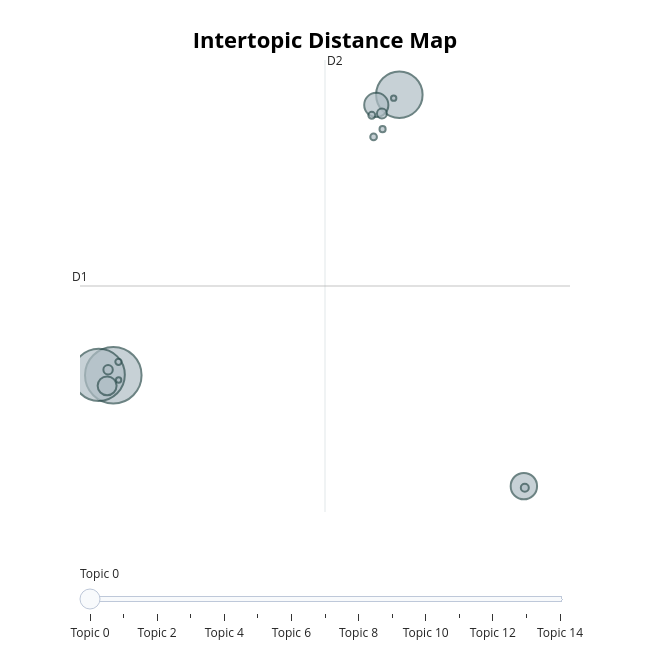

The notebook cell saved with this chart:
### Code cell
topic_model_de.visualize_topics()

### Figure 1 — Plotly figure (JSON) as saved in the notebook; plotly's stock layout.template omitted (floating-point values rounded to 4 significant figures)
{"data": [{"customdata": [[0, "the | problem | das | die | der", 1443], [1, "daten | die | und | zu | der", 1230], [2, "zu | die | und | digitalen | der", 974], [3, "ich | zu | von | optimierung | und", 314], [4, "integration | fr | ich | und | die", 263], [5, "billing | ich | die | der | to", 162], [6, "clickup | integration | to | with | the", 44], [7, "login | problem | anmeldung | das | browser", 40], [8, "postgresql | 19c | oracle | you | database", 29], [9, "quickbooks | online | integration | ich | sie", 22], [10, "sap | erp | component | central | 60", 20], [11, "macbook | air | monterey | macos | auf", 18], [12, "dynamics | 365 | microsoft | fr | und", 17], [13, "code | tracking | website | webanalysetool | funktioniert", 13], [14, "aktualisierung | und | ich | zu | um", 13]], "hovertemplate": "<b>Topic %{customdata[0]}</b><br>%{customdata[1]}<br>Size: %{customdata[2]}", "legendgroup": "", "marker": {"color": "#B0BEC5", "line": {"color": "DarkSlateGrey", "width": 2}, "size": [1443, 1230, 974, 314, 263, 162, 44, 40, 29, 22, 20, 18, 17, 13, 13], "sizemode": "area", "sizeref": 0.9019, "symbol": "circle"}, "mode": "markers", "name": "", "orientation": "v", "showlegend": false, "type": "scatter", "x": [-6.638, -7.515, 10.58, 18.08, 9.195, -7.01, 9.534, -6.951, 18.14, 8.926, 9.032, -6.326, 9.572, -6.316, 10.24], "xaxis": "x", "y": [-1.768, -1.756, 8.358, -5.775, 7.99, -2.154, 7.68, -1.571, -5.834, 7.613, 6.835, -1.287, 7.114, -1.943, 8.235], "yaxis": "y"}], "layout": {"annotations": [{"showarrow": false, "text": "D1", "x": -8.642, "y": 1.452, "yshift": 10}, {"showarrow": false, "text": "D2", "x": 6.107, "xshift": 10, "y": 9.612}], "height": 650, "hoverlabel": {"bgcolor": "white", "font": {"family": "Rockwell", "size": 16}}, "legend": {"itemsizing": "constant", "tracegroupgap": 0}, "margin": {"t": 60}, "shapes": [{"line": {"color": "#CFD8DC", "width": 2}, "type": "line", "x0": 6.107, "x1": 6.107, "y0": -6.709, "y1": 9.612}, {"line": {"color": "#9E9E9E", "width": 2}, "type": "line", "x0": -8.642, "x1": 20.86, "y0": 1.452, "y1": 1.452}], "sliders": [{"active": 0, "pad": {"t": 50}, "steps": [{"args": [{"marker.color": [["red", "#B0BEC5", "#B0BEC5", "#B0BEC5", "#B0BEC5", "#B0BEC5", "#B0BEC5", "#B0BEC5", "#B0BEC5", "#B0BEC5", "#B0BEC5", "#B0BEC5", "#B0BEC5", "#B0BEC5", "#B0BEC5"]]}], "label": "Topic 0", "method": "update"}, {"args": [{"marker.color": [["#B0BEC5", "red", "#B0BEC5", "#B0BEC5", "#B0BEC5", "#B0BEC5", "#B0BEC5", "#B0BEC5", "#B0BEC5", "#B0BEC5", "#B0BEC5", "#B0BEC5", "#B0BEC5", "#B0BEC5", "#B0BEC5"]]}], "label": "Topic 1", "method": "update"}, {"args": [{"marker.color": [["#B0BEC5", "#B0BEC5", "red", "#B0BEC5", "#B0BEC5", "#B0BEC5", "#B0BEC5", "#B0BEC5", "#B0BEC5", "#B0BEC5", "#B0BEC5", "#B0BEC5", "#B0BEC5", "#B0BEC5", "#B0BEC5"]]}], "label": "Topic 2", "method": "update"}, {"args": [{"marker.color": [["#B0BEC5", "#B0BEC5", "#B0BEC5", "red", "#B0BEC5", "#B0BEC5", "#B0BEC5", "#B0BEC5", "#B0BEC5", "#B0BEC5", "#B0BEC5", "#B0BEC5", "#B0BEC5", "#B0BEC5", "#B0BEC5"]]}], "label": "Topic 3", "method": "update"}, {"args": [{"marker.color": [["#B0BEC5", "#B0BEC5", "#B0BEC5", "#B0BEC5", "red", "#B0BEC5", "#B0BEC5", "#B0BEC5", "#B0BEC5", "#B0BEC5", "#B0BEC5", "#B0BEC5", "#B0BEC5", "#B0BEC5", "#B0BEC5"]]}], "label": "Topic 4", "method": "update"}, {"args": [{"marker.color": [["#B0BEC5", "#B0BEC5", "#B0BEC5", "#B0BEC5", "#B0BEC5", "red", "#B0BEC5", "#B0BEC5", "#B0BEC5", "#B0BEC5", "#B0BEC5", "#B0BEC5", "#B0BEC5", "#B0BEC5", "#B0BEC5"]]}], "label": "Topic 5", "method": "update"}, {"args": [{"marker.color": [["#B0BEC5", "#B0BEC5", "#B0BEC5", "#B0BEC5", "#B0BEC5", "#B0BEC5", "red", "#B0BEC5", "#B0BEC5", "#B0BEC5", "#B0BEC5", "#B0BEC5", "#B0BEC5", "#B0BEC5", "#B0BEC5"]]}], "label": "Topic 6", "method": "update"}, {"args": [{"marker.color": [["#B0BEC5", "#B0BEC5", "#B0BEC5", "#B0BEC5", "#B0BEC5", "#B0BEC5", "#B0BEC5", "red", "#B0BEC5", "#B0BEC5", "#B0BEC5", "#B0BEC5", "#B0BEC5", "#B0BEC5", "#B0BEC5"]]}], "label": "Topic 7", "method": "update"}, {"args": [{"marker.color": [["#B0BEC5", "#B0BEC5", "#B0BEC5", "#B0BEC5", "#B0BEC5", "#B0BEC5", "#B0BEC5", "#B0BEC5", "red", "#B0BEC5", "#B0BEC5", "#B0BEC5", "#B0BEC5", "#B0BEC5", "#B0BEC5"]]}], "label": "Topic 8", "method": "update"}, {"args": [{"marker.color": [["#B0BEC5", "#B0BEC5", "#B0BEC5", "#B0BEC5", "#B0BEC5", "#B0BEC5", "#B0BEC5", "#B0BEC5", "#B0BEC5", "red", "#B0BEC5", "#B0BEC5", "#B0BEC5", "#B0BEC5", "#B0BEC5"]]}], "label": "Topic 9", "method": "update"}, {"args": [{"marker.color": [["#B0BEC5", "#B0BEC5", "#B0BEC5", "#B0BEC5", "#B0BEC5", "#B0BEC5", "#B0BEC5", "#B0BEC5", "#B0BEC5", "#B0BEC5", "red", "#B0BEC5", "#B0BEC5", "#B0BEC5", "#B0BEC5"]]}], "label": "Topic 10", "method": "update"}, {"args": [{"marker.color": [["#B0BEC5", "#B0BEC5", "#B0BEC5", "#B0BEC5", "#B0BEC5", "#B0BEC5", "#B0BEC5", "#B0BEC5", "#B0BEC5", "#B0BEC5", "#B0BEC5", "red", "#B0BEC5", "#B0BEC5", "#B0BEC5"]]}], "label": "Topic 11", "method": "update"}, {"args": [{"marker.color": [["#B0BEC5", "#B0BEC5", "#B0BEC5", "#B0BEC5", "#B0BEC5", "#B0BEC5", "#B0BEC5", "#B0BEC5", "#B0BEC5", "#B0BEC5", "#B0BEC5", "#B0BEC5", "red", "#B0BEC5", "#B0BEC5"]]}], "label": "Topic 12", "method": "update"}, {"args": [{"marker.color": [["#B0BEC5", "#B0BEC5", "#B0BEC5", "#B0BEC5", "#B0BEC5", "#B0BEC5", "#B0BEC5", "#B0BEC5", "#B0BEC5", "#B0BEC5", "#B0BEC5", "#B0BEC5", "#B0BEC5", "red", "#B0BEC5"]]}], "label": "Topic 13", "method": "update"}, {"args": [{"marker.color": [["#B0BEC5", "#B0BEC5", "#B0BEC5", "#B0BEC5", "#B0BEC5", "#B0BEC5", "#B0BEC5", "#B0BEC5", "#B0BEC5", "#B0BEC5", "#B0BEC5", "#B0BEC5", "#B0BEC5", "#B0BEC5", "red"]]}], "label": "Topic 14", "method": "update"}]}], "title": {"font": {"color": "Black", "size": 22}, "text": "<b>Intertopic Distance Map</b>", "x": 0.5, "xanchor": "center", "y": 0.95, "yanchor": "top"}, "width": 650, "xaxis": {"anchor": "y", "domain": [0, 1], "range": [-8.642, 20.86], "title": {"text": ""}, "visible": false}, "yaxis": {"anchor": "x", "domain": [0, 1], "range": [-6.709, 9.612], "title": {"text": ""}, "visible": false}}}
